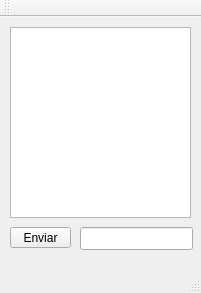
<?xml version="1.0" encoding="UTF-8"?>
<ui version="4.0">
 <class>MainWindow</class>
 <widget class="QMainWindow" name="MainWindow">
  <property name="geometry">
   <rect>
    <x>0</x>
    <y>0</y>
    <width>201</width>
    <height>293</height>
   </rect>
  </property>
  <property name="windowTitle">
   <string>MainWindow</string>
  </property>
  <widget class="QWidget" name="centralWidget">
   <widget class="QPushButton" name="pushButton">
    <property name="geometry">
     <rect>
      <x>10</x>
      <y>210</y>
      <width>61</width>
      <height>21</height>
     </rect>
    </property>
    <property name="text">
     <string>Enviar</string>
    </property>
   </widget>
   <widget class="QTextEdit" name="textEdit">
    <property name="geometry">
     <rect>
      <x>10</x>
      <y>10</y>
      <width>181</width>
      <height>191</height>
     </rect>
    </property>
   </widget>
   <widget class="QLineEdit" name="lineEdit">
    <property name="geometry">
     <rect>
      <x>80</x>
      <y>210</y>
      <width>113</width>
      <height>23</height>
     </rect>
    </property>
   </widget>
  </widget>
  <widget class="QMenuBar" name="menuBar">
   <property name="geometry">
    <rect>
     <x>0</x>
     <y>0</y>
     <width>201</width>
     <height>21</height>
    </rect>
   </property>
  </widget>
  <widget class="QToolBar" name="mainToolBar">
   <attribute name="toolBarArea">
    <enum>TopToolBarArea</enum>
   </attribute>
   <attribute name="toolBarBreak">
    <bool>false</bool>
   </attribute>
  </widget>
  <widget class="QStatusBar" name="statusBar"/>
 </widget>
 <layoutdefault spacing="6" margin="11"/>
 <resources/>
 <connections/>
</ui>
